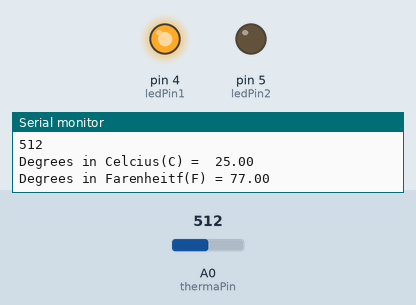
Recording of a sketch running on a simulated Arduino Uno, built with avr-gcc and run on an emulated ATmega328P. Shown: output pins drawn as LEDs (lit = HIGH), the last lines printed to the serial monitor. The inputs (shaded band) are chosen by the test bench; at power-on: A0 (thermaPin) = 512.

Above: at 1.8 s.
1.9 s: A0 (thermaPin) set to 4
3.4 s: A0 (thermaPin) set to 1
At 4.8 s:
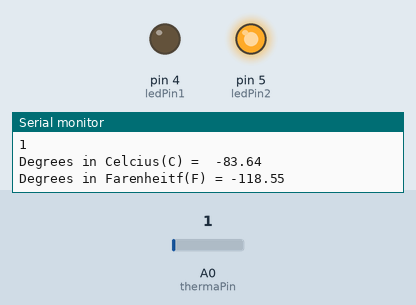
5.5 s: A0 (thermaPin) set to 122
At 6.9 s:
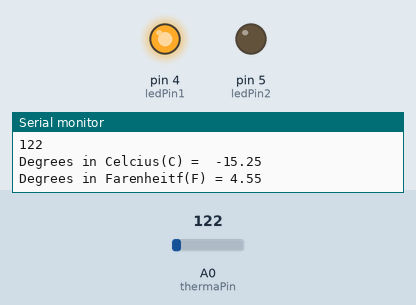
7.5 s: A0 (thermaPin) set to 0
At 8.9 s:
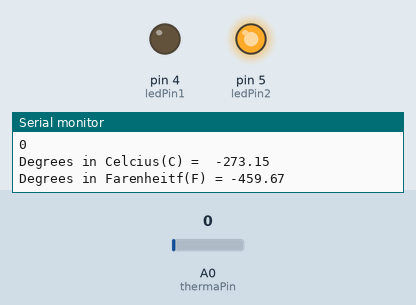
Timing chart, 0 to 10.5 s (numbered marks = the images above; inputs shaded):
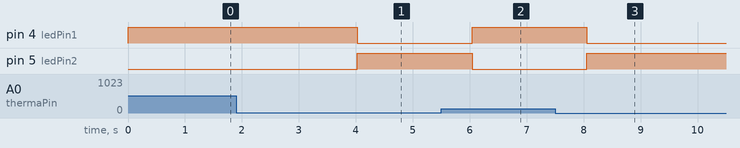

The sketch:

Thermistor.ino
```cpp
int thermaPin = A0;
int ledPin1 = 4;
int ledPin2 = 5;

void setup() {

  Serial.begin(9600);
  pinMode(ledPin1, OUTPUT);
  pinMode(ledPin2, OUTPUT);

}

void loop() {

  int thermaReading = analogRead(thermaPin);
  Serial.println(thermaReading);

  double tempK = log(10000.0 * ((1024.0/thermaReading-1)));
  tempK = 1/(0.001129148+(0.000234125+(0.0000000876741*tempK*tempK))*tempK);
  float tempC = tempK -273.15;
  float tempF = (tempC*9.0)/5.0+32.0;

  if (tempC < -75) {
  digitalWrite(ledPin2, HIGH);
  digitalWrite(ledPin1, LOW);
  }
  else{
  digitalWrite(ledPin1, HIGH);
  digitalWrite(ledPin2, LOW);
    }

Serial.print("Degrees in Celcius(C) =  ");
Serial.println(tempC);

Serial.print("Degrees in Farenheitf(F) = ");
Serial.println(tempF);

delay(1000);
}
```

Measured:
- the behaviour switches between 3 and 2 on A0 (thermaPin) (found by bisection; images 0 and 1)
- after the input at 3.4 s, pin 4 (ledPin1): HIGH → LOW after 0.63 s; pin 5 (ledPin2): LOW → HIGH after 0.63 s
- after the input at 5.5 s, pin 4 (ledPin1): LOW → HIGH after 0.54 s; pin 5 (ledPin2): HIGH → LOW after 0.54 s
- after the input at 7.5 s, pin 4 (ledPin1): HIGH → LOW after 0.55 s; pin 5 (ledPin2): LOW → HIGH after 0.55 s
